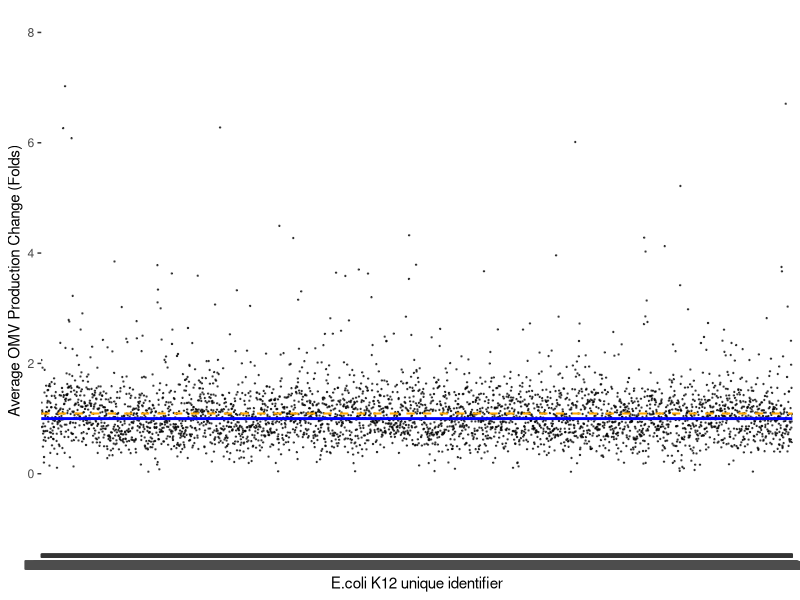
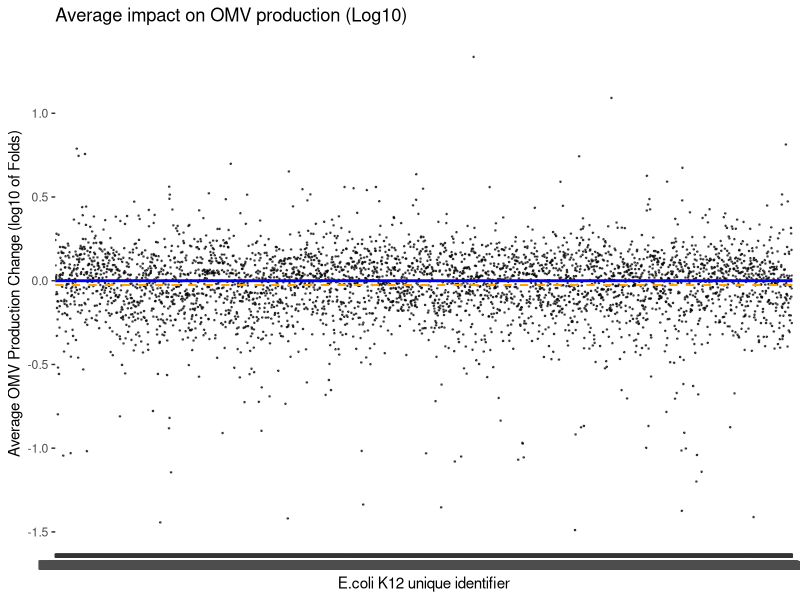
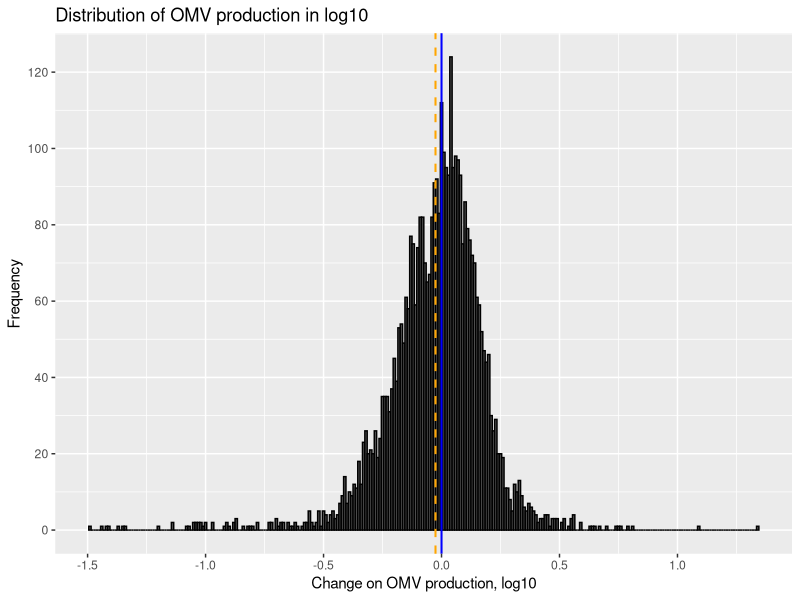

Here is the R script that generated these plots, in order:
## ---- chunk 1
knitr::opts_chunk$set(echo = TRUE)
## ---- chunk 2
library(tidyverse)
## ---- chunk 3
vesiculation<- read_csv("../Data/vesiculation.csv")
## ---- chunk 4
summarize(vesiculation, 
          averageLogOMV=mean(average.log.OMV), 
          minimumLogOMV=min(average.log.OMV),
          maximumLogOMV=max(average.log.OMV),
          medianLogOMV=median(average.log.OMV),
          stdevLogOMV=sd(average.log.OMV),
          
          averageAntilogOMV=mean(average.antilog.omv),
          minimumAntilogOMV=min(average.antilog.omv),
          maximumAntilogOMV=max(average.antilog.omv),
          medianAntilogOMV=median(average.antilog.omv),
          
          averageSTDEVAntilog=mean(stdev.antilog))
## ---- chunk 5
ggplot(data=vesiculation) +
  aes(x=bID) + 
  labs(x= "E.coli K12 unique identifier") +
  aes(y=average.antilog.omv) +
  ylim(-1,8)+
  labs(y="Average OMV Production Change (Folds)")+
  geom_point(size=0.20,alpha=0.6)+
  geom_hline(yintercept=1, color="blue", linetype="solid", size=1)+
  geom_hline(yintercept=1.091811, color="orange",linetype="dashed", size=0.7)
  labs(title = "Average impact on OMV production (Antilogged, Linear)")
## ---- chunk 6
ggplot(data=vesiculation) +
  aes(x=bID) + 
  labs(x= "E.coli K12 unique identifier") +
  aes(y=average.log.OMV) +
  labs(y="Average OMV Production Change (log10 of Folds)")+
  geom_point(size=0.25, alpha=0.6)+
  geom_hline(yintercept=0, color="blue",linetype="solid", size=1)+
  geom_hline(yintercept=-0.02552768, color="orange",linetype="dashed", size=0.7)+
  labs(title = "Average impact on OMV production (Log10)")
## ---- chunk 7
ggplot(data=vesiculation) +
  aes(x=average.log.OMV) +
  labs(x="Change on OMV production, log10") +
  aes(y=..count..) +
  labs(y="Frequency") +
  scale_y_continuous(breaks = seq(0, 140, by = 20))+
  geom_histogram(color="black",binwidth=0.01) +
  geom_vline(xintercept=0, color="blue", size=0.7, linetype="solid") +
  geom_vline(xintercept=mean(vesiculation$average.log.OMV), color="orange", size=0.7, linetype="dashed") +
  labs(title="Distribution of OMV production in log10")
